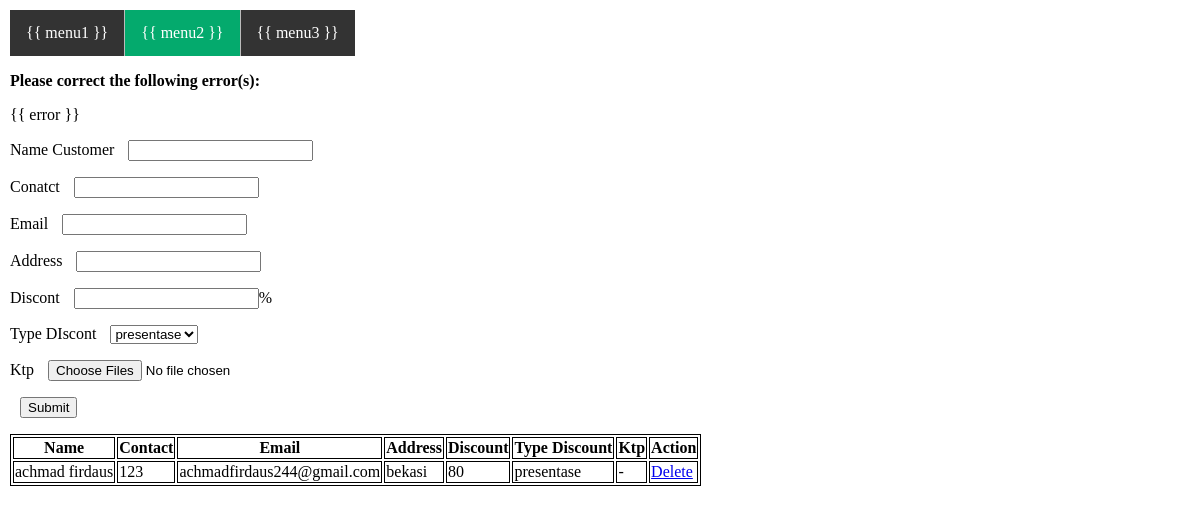
The app's page /index.php/customer with its own data.
### tables this page shows
CREATE TABLE `customers` (
  `id_customer` int(11) NOT NULL AUTO_INCREMENT,
  `name_customer` varchar(128) NOT NULL,
  `contact` varchar(128) NOT NULL,
  `email` varchar(128) NOT NULL,
  `address` varchar(128) NOT NULL,
  `diskon` decimal(10,0) NOT NULL,
  `type_diskon` varchar(128) NOT NULL,
  `img_ktp` varchar(225) DEFAULT NULL,
  PRIMARY KEY (`id_customer`),
  UNIQUE KEY `id_customer_unique` (`id_customer`)
);

### application/controllers/Customer.php (called while the page is built, shortened)
<?php
class Customer extends CI_Controller {
    private $tableCustomer = 'customers';
    public $className;
	public function __construct ()
    {
        $this->className = get_class();
    }
	public function index()
	{
        $data = array (
            'pageJS'    => base_url().'assets/js/script/'.$this->className.'.js',
            'pageCss'   => base_url().'assets/css/'.$this->className.'.css',
            'getDataItem'   => $this->db->get($this->tableCustomer)->result_array(),
        );
		$this->load->view($this->className.'_View', $data);
	}
}

### index.php (called while the page is built, shortened)
<?php
require_once BASEPATH.'core/CodeIgniter.php';

### application/views/Customer_View.php (the view, shortened to what this page needs)
<html>
<head>
	<link rel="stylesheet" href="<?= $pageCss ?>">
</head>
<body>
	<ul id="navbar-menu-name">
		<li><a class="" href="<?= base_url().'Item'; ?>">{{ menu1 }}</a></li>
		<li><a class="active" href="<?= base_url().'Customer'; ?>">{{ menu2 }}</a></li>
		<li><a class="" href="<?= base_url().'Transaction'; ?>">{{ menu3 }}</a></li>
	</ul>
	<form id="formItem" @submit="checkForm" method="post" enctype="multipart/form-data">
		<p v-if="errors.length">
			<b>Please correct the following error(s):</b>
			<ul>
				<li v-for="error in errors">{{ error }}</li>
			</ul>
		</p>
		<p>
			<label for="nameCustomer">Name Customer<label>
					<input type="text" name="nameCustomer" id="nameCustomer" v-model="nameCustomer">
		</p>
		<p>
			<label for="conatct">Conatct<label>
					<input type="text" name="conatct" id="conatct" v-model="conatct">
		</p>
		<p>
			<label for="email">Email<label>
					<input type="email" name="email" id="email" v-model="email">
		</p>
		<p>
			<label for="address">Address<label>
					<input type="text" name="address" id="address" v-model="address">
		</p>
		<p>
			<label for="discont">Discont<label>
					<input type="number" name="discont" id="discont" v-model="discont">%
		</p>
		<p>
			<label for="type">Type DIscont<label>
					<select name="type" id="type" v-model="type">
						<option>presentase</option>
					</select>
		</p>
		<p>
			<label for="img">Ktp<label>
					<input type="file" accept="image/*" name="img" id="img"  @change="previewFiles" multiple>
		</p>
		<p>
			<input type="submit" value="Submit">
		</p>
	</form>
	<table id="tableItem" >
		<tr>
			<th>Name</th>
			<th>Contact</th>
			<th>Email</th>
			<th>Address</th>
			<th>Discount</th>
			<th>Type Discount</th>
			<th>Ktp</th>
			<th>Action</th>
		</tr>
        <?php foreach ($getDataItem as $getDataItem):?>
		<tr>
			<td><?= (empty($getDataItem['name_customer']))? '-': $getDataItem['name_customer'] ?></td>
			<td><?= (empty($getDataItem['contact']))? '-': $getDataItem['contact'] ?></td>
			<td><?= (empty($getDataItem['email']))? '-': $getDataItem['email'] ?></td>
			<td><?= (empty($getDataItem['address']))? '-': $getDataItem['address'] ?></td>
			<td><?= (empty($getDataItem['diskon']))? '-': $getDataItem['diskon'] ?></td>
			<td><?= (empty($getDataItem['type_diskon']))? '-': $getDataItem['type_diskon'] ?></td>
			<td><?= (empty($getDataItem['img_ktp']))? '-': $getDataItem['img_ktp'] ?></td>
			<td>
                <a class="button" href="<?= base_url().'Customer/delete/'.$getDataItem['id_customer'] ?>" >Delete</a>
            </td>
		</tr>
        <?php endforeach; ?>
	</table>
</body>
</html>

### assets/css/Customer.css (style rules this page uses)
html, body { margin: 5px; padding: 0; }
ul { list-style-type: none; margin: 0; padding: 0; overflow: hidden; }
ul a { background-color: #333; }
li { float: left; border-right: 1px solid #bbb; }
li:last-child { border-right: none; }
li a { display: block; color: white; text-align: center; padding: 14px 16px; text-decoration: none; }
.active { background-color: #04AA6D; }
input, select { margin-left: 10px; }
table, th, td { border: 1px solid black; }

### records on screen
customers: name_customer "achmad firdaus", contact "123", email "achmadfirdaus244@gmail.com", address "bekasi", diskon "80", type_diskon "presentase"
